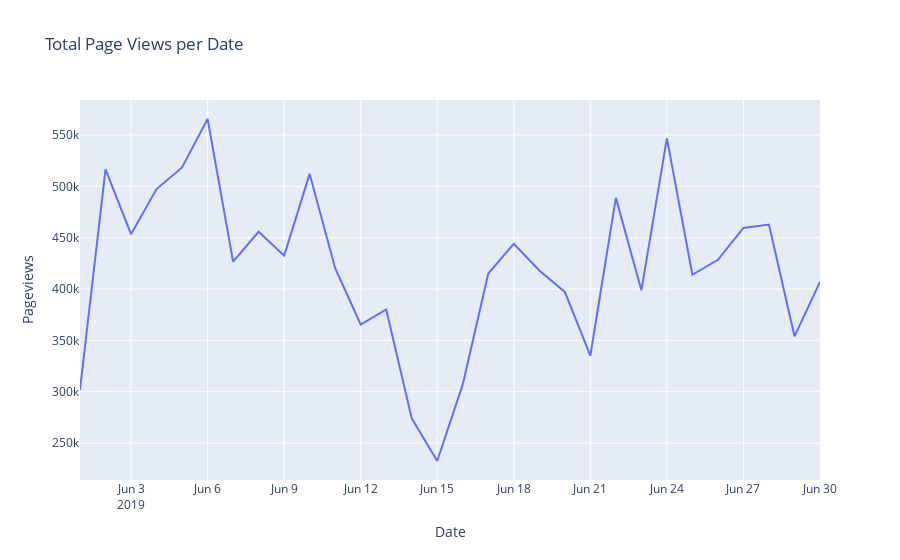
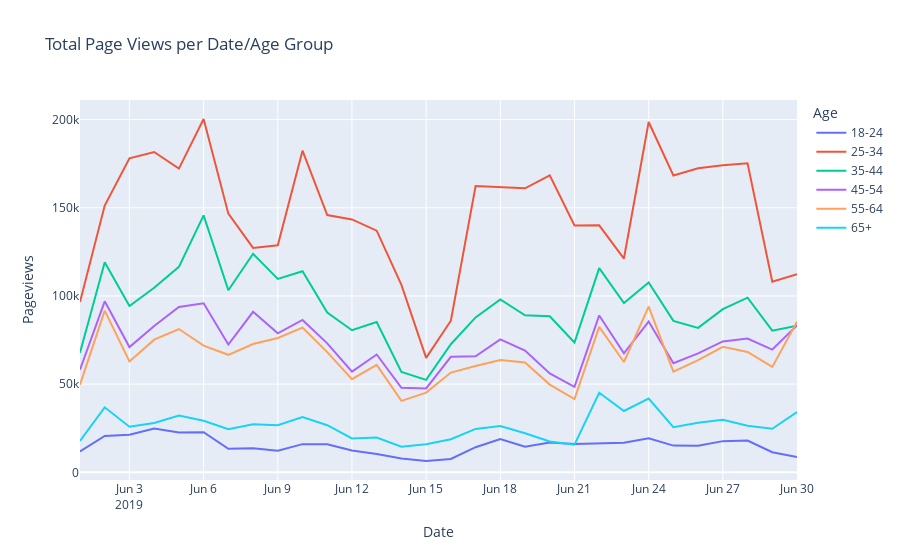
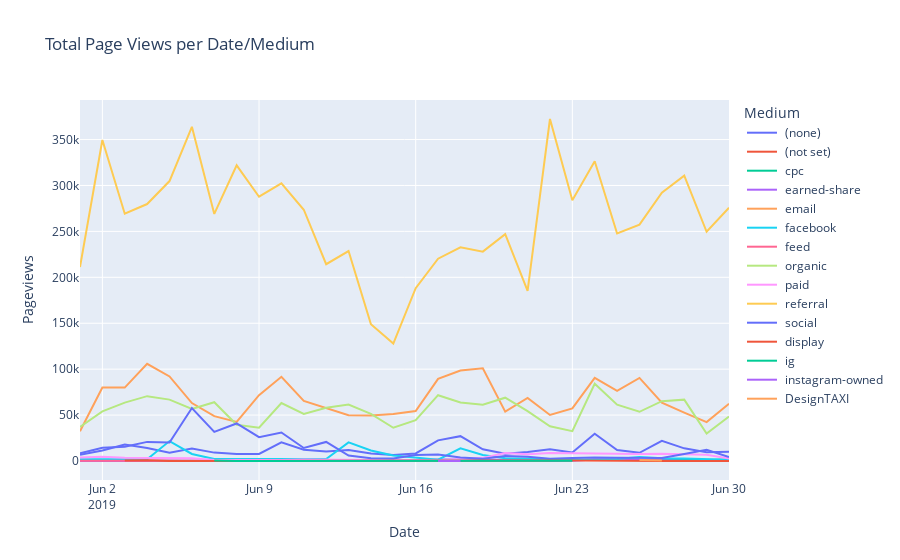
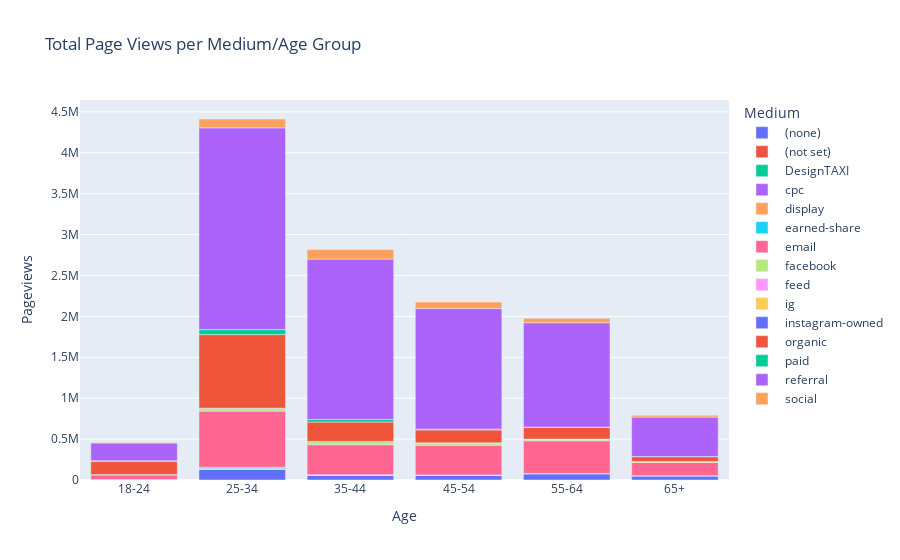

Here is the notebook cell these charts were saved with, in order:
### Code cell
date = www.groupby(['Date']).sum().reset_index()
fig1 = px.line(date, x="Date", y="Pageviews", title='Total Page Views per Date')
fig1.show()

date_age = www.groupby(['Date', 'Age']).sum().reset_index()
fig2 = px.line(date_age, x="Date", y="Pageviews", color= 'Age', title='Total Page Views per Date/Age Group')
fig2.show()

date_medium = www.groupby(['Date', 'Medium']).sum().reset_index()
fig3 = px.line(date_medium, x="Date", y="Pageviews", color= 'Medium', title='Total Page Views per Date/Medium')
fig3.show()

medium_age = www.groupby(['Medium', 'Age']).sum().reset_index()
fig4 = px.bar(medium_age, x="Age", y="Pageviews", color= 'Medium', title='Total Page Views per Medium/Age Group')
fig4.show()

source_age = www.groupby(['Source', 'Age']).sum().reset_index()
fig5 = px.bar(source_age, x="Age", y ="Pageviews", color = "Source", title = 'Total Page views per Source/Age Group')
fig5.show()

### Figure 1 — Plotly figure (JSON) as saved in the notebook; plotly's stock layout.template omitted (floating-point values rounded to 4 significant figures)
{"data": [{"hoverlabel": {"namelength": 0}, "hovertemplate": "Date=%{x}<br>Pageviews=%{y}", "legendgroup": "", "line": {"color": "#636efa", "dash": "solid"}, "mode": "lines", "name": "", "showlegend": false, "type": "scatter", "x": ["2019-06-01", "2019-06-02", "2019-06-03", "2019-06-04", "2019-06-05", "2019-06-06", "2019-06-07", "2019-06-08", "2019-06-09", "2019-06-10", "2019-06-11", "2019-06-12", "2019-06-13", "2019-06-14", "2019-06-15", "2019-06-16", "2019-06-17", "2019-06-18", "2019-06-19", "2019-06-20", "2019-06-21", "2019-06-22", "2019-06-23", "2019-06-24", "2019-06-25", "2019-06-26", "2019-06-27", "2019-06-28", "2019-06-29", "2019-06-30"], "xaxis": "x", "y": [301874, 516469, 453413, 497345, 518437, 565622, 426707, 455743, 432472, 512147, 420331, 365421, 380083, 273983, 232442, 306998, 415102, 444074, 418076, 397134, 335194, 488772, 398742, 546740, 413877, 428435, 459514, 462787, 353897, 406942], "yaxis": "y"}], "layout": {"legend": {"tracegroupgap": 0}, "title": {"text": "Total Page Views per Date"}, "xaxis": {"anchor": "y", "domain": [0, 1], "title": {"text": "Date"}}, "yaxis": {"anchor": "x", "domain": [0, 1], "title": {"text": "Pageviews"}}}}

### Figure 2 — Plotly figure (JSON) as saved in the notebook; plotly's stock layout.template omitted (floating-point values rounded to 4 significant figures)
{"data": [{"hoverlabel": {"namelength": 0}, "hovertemplate": "Age=18-24<br>Date=%{x}<br>Pageviews=%{y}", "legendgroup": "18-24", "line": {"color": "#636efa", "dash": "solid"}, "mode": "lines", "name": "18-24", "showlegend": true, "type": "scatter", "x": ["2019-06-01", "2019-06-02", "2019-06-03", "2019-06-04", "2019-06-05", "2019-06-06", "2019-06-07", "2019-06-08", "2019-06-09", "2019-06-10", "2019-06-11", "2019-06-12", "2019-06-13", "2019-06-14", "2019-06-15", "2019-06-16", "2019-06-17", "2019-06-18", "2019-06-19", "2019-06-20", "2019-06-21", "2019-06-22", "2019-06-23", "2019-06-24", "2019-06-25", "2019-06-26", "2019-06-27", "2019-06-28", "2019-06-29", "2019-06-30"], "xaxis": "x", "y": [11787, 20660, 21355, 24803, 22622, 22696, 13347, 13580, 12293, 15984, 15874, 12329, 10430, 7790, 6418, 7563, 14233, 18850, 14493, 16954, 16007, 16431, 16718, 19254, 15136, 15025, 17681, 18001, 11415, 8650], "yaxis": "y"}, {"hoverlabel": {"namelength": 0}, "hovertemplate": "Age=25-34<br>Date=%{x}<br>Pageviews=%{y}", "legendgroup": "25-34", "line": {"color": "#EF553B", "dash": "solid"}, "mode": "lines", "name": "25-34", "showlegend": true, "type": "scatter", "x": ["2019-06-01", "2019-06-02", "2019-06-03", "2019-06-04", "2019-06-05", "2019-06-06", "2019-06-07", "2019-06-08", "2019-06-09", "2019-06-10", "2019-06-11", "2019-06-12", "2019-06-13", "2019-06-14", "2019-06-15", "2019-06-16", "2019-06-17", "2019-06-18", "2019-06-19", "2019-06-20", "2019-06-21", "2019-06-22", "2019-06-23", "2019-06-24", "2019-06-25", "2019-06-26", "2019-06-27", "2019-06-28", "2019-06-29", "2019-06-30"], "xaxis": "x", "y": [96620, 151279, 178069, 181623, 172200, 200332, 146674, 127244, 128730, 182343, 145875, 143381, 137004, 106299, 64913, 85956, 162328, 161884, 161026, 168392, 139919, 140036, 121205, 198639, 168316, 172407, 174125, 175255, 108082, 112320], "yaxis": "y"}, {"hoverlabel": {"namelength": 0}, "hovertemplate": "Age=35-44<br>Date=%{x}<br>Pageviews=%{y}", "legendgroup": "35-44", "line": {"color": "#00cc96", "dash": "solid"}, "mode": "lines", "name": "35-44", "showlegend": true, "type": "scatter", "x": ["2019-06-01", "2019-06-02", "2019-06-03", "2019-06-04", "2019-06-05", "2019-06-06", "2019-06-07", "2019-06-08", "2019-06-09", "2019-06-10", "2019-06-11", "2019-06-12", "2019-06-13", "2019-06-14", "2019-06-15", "2019-06-16", "2019-06-17", "2019-06-18", "2019-06-19", "2019-06-20", "2019-06-21", "2019-06-22", "2019-06-23", "2019-06-24", "2019-06-25", "2019-06-26", "2019-06-27", "2019-06-28", "2019-06-29", "2019-06-30"], "xaxis": "x", "y": [67769, 119050, 94277, 104686, 116500, 145667, 103207, 123933, 109699, 113982, 90610, 80586, 85212, 56959, 52429, 72621, 87826, 97983, 89021, 88514, 73603, 115780, 96016, 107595, 85887, 81890, 92497, 99041, 80290, 83115], "yaxis": "y"}, {"hoverlabel": {"namelength": 0}, "hovertemplate": "Age=45-54<br>Date=%{x}<br>Pageviews=%{y}", "legendgroup": "45-54", "line": {"color": "#ab63fa", "dash": "solid"}, "mode": "lines", "name": "45-54", "showlegend": true, "type": "scatter", "x": ["2019-06-01", "2019-06-02", "2019-06-03", "2019-06-04", "2019-06-05", "2019-06-06", "2019-06-07", "2019-06-08", "2019-06-09", "2019-06-10", "2019-06-11", "2019-06-12", "2019-06-13", "2019-06-14", "2019-06-15", "2019-06-16", "2019-06-17", "2019-06-18", "2019-06-19", "2019-06-20", "2019-06-21", "2019-06-22", "2019-06-23", "2019-06-24", "2019-06-25", "2019-06-26", "2019-06-27", "2019-06-28", "2019-06-29", "2019-06-30"], "xaxis": "x", "y": [58182, 96961, 71004, 83012, 93723, 95859, 72460, 91008, 78836, 86405, 73119, 57060, 66800, 47907, 47580, 65487, 65792, 75418, 69086, 56045, 48461, 88959, 67476, 85499, 61875, 67434, 74195, 75869, 69618, 83262], "yaxis": "y"}, {"hoverlabel": {"namelength": 0}, "hovertemplate": "Age=55-64<br>Date=%{x}<br>Pageviews=%{y}", "legendgroup": "55-64", "line": {"color": "#FFA15A", "dash": "solid"}, "mode": "lines", "name": "55-64", "showlegend": true, "type": "scatter", "x": ["2019-06-01", "2019-06-02", "2019-06-03", "2019-06-04", "2019-06-05", "2019-06-06", "2019-06-07", "2019-06-08", "2019-06-09", "2019-06-10", "2019-06-11", "2019-06-12", "2019-06-13", "2019-06-14", "2019-06-15", "2019-06-16", "2019-06-17", "2019-06-18", "2019-06-19", "2019-06-20", "2019-06-21", "2019-06-22", "2019-06-23", "2019-06-24", "2019-06-25", "2019-06-26", "2019-06-27", "2019-06-28", "2019-06-29", "2019-06-30"], "xaxis": "x", "y": [49724, 91661, 62888, 75201, 81238, 71838, 66631, 72766, 76157, 82074, 68140, 52827, 60937, 40481, 45194, 56574, 60313, 63735, 62297, 49751, 41530, 82468, 62558, 93947, 57047, 63615, 71161, 68255, 59770, 85370], "yaxis": "y"}, {"hoverlabel": {"namelength": 0}, "hovertemplate": "Age=65+<br>Date=%{x}<br>Pageviews=%{y}", "legendgroup": "65+", "line": {"color": "#19d3f3", "dash": "solid"}, "mode": "lines", "name": "65+", "showlegend": true, "type": "scatter", "x": ["2019-06-01", "2019-06-02", "2019-06-03", "2019-06-04", "2019-06-05", "2019-06-06", "2019-06-07", "2019-06-08", "2019-06-09", "2019-06-10", "2019-06-11", "2019-06-12", "2019-06-13", "2019-06-14", "2019-06-15", "2019-06-16", "2019-06-17", "2019-06-18", "2019-06-19", "2019-06-20", "2019-06-21", "2019-06-22", "2019-06-23", "2019-06-24", "2019-06-25", "2019-06-26", "2019-06-27", "2019-06-28", "2019-06-29", "2019-06-30"], "xaxis": "x", "y": [17792, 36858, 25820, 28020, 32154, 29230, 24388, 27212, 26757, 31359, 26713, 19238, 19700, 14547, 15908, 18797, 24610, 26204, 22153, 17478, 15674, 45098, 34769, 41806, 25616, 28064, 29855, 26366, 24722, 34225], "yaxis": "y"}], "layout": {"legend": {"title": {"text": "Age"}, "tracegroupgap": 0}, "title": {"text": "Total Page Views per Date/Age Group"}, "xaxis": {"anchor": "y", "domain": [0, 1], "title": {"text": "Date"}}, "yaxis": {"anchor": "x", "domain": [0, 1], "title": {"text": "Pageviews"}}}}

### Figure 3 — Plotly figure (JSON) as saved in the notebook; plotly's stock layout.template omitted (floating-point values rounded to 4 significant figures)
{"data": [{"hoverlabel": {"namelength": 0}, "hovertemplate": "Medium= (none)<br>Date=%{x}<br>Pageviews=%{y}", "legendgroup": " (none)", "line": {"color": "#636efa", "dash": "solid"}, "mode": "lines", "name": " (none)", "showlegend": true, "type": "scatter", "x": ["2019-06-01", "2019-06-02", "2019-06-03", "2019-06-04", "2019-06-05", "2019-06-06", "2019-06-07", "2019-06-08", "2019-06-09", "2019-06-10", "2019-06-11", "2019-06-12", "2019-06-13", "2019-06-14", "2019-06-15", "2019-06-16", "2019-06-17", "2019-06-18", "2019-06-19", "2019-06-20", "2019-06-21", "2019-06-22", "2019-06-23", "2019-06-24", "2019-06-25", "2019-06-26", "2019-06-27", "2019-06-28", "2019-06-29", "2019-06-30"], "xaxis": "x", "y": [6840, 11396, 17906, 14223, 9082, 13512, 9134, 7614, 7661, 20300, 12213, 10444, 11944, 8274, 6667, 8206, 22486, 27072, 12812, 7922, 9939, 12815, 9295, 29763, 11965, 8943, 22060, 13792, 9662, 10132], "yaxis": "y"}, {"hoverlabel": {"namelength": 0}, "hovertemplate": "Medium= (not set)<br>Date=%{x}<br>Pageviews=%{y}", "legendgroup": " (not set)", "line": {"color": "#EF553B", "dash": "solid"}, "mode": "lines", "name": " (not set)", "showlegend": true, "type": "scatter", "x": ["2019-06-01", "2019-06-02", "2019-06-08"], "xaxis": "x", "y": [62, 261, 26], "yaxis": "y"}, {"hoverlabel": {"namelength": 0}, "hovertemplate": "Medium= cpc<br>Date=%{x}<br>Pageviews=%{y}", "legendgroup": " cpc", "line": {"color": "#00cc96", "dash": "solid"}, "mode": "lines", "name": " cpc", "showlegend": true, "type": "scatter", "x": ["2019-06-01", "2019-06-02", "2019-06-04", "2019-06-05", "2019-06-06", "2019-06-07", "2019-06-08", "2019-06-09", "2019-06-10", "2019-06-11", "2019-06-12", "2019-06-13", "2019-06-14", "2019-06-15", "2019-06-16", "2019-06-17", "2019-06-18", "2019-06-19", "2019-06-20", "2019-06-21", "2019-06-22", "2019-06-23", "2019-06-24", "2019-06-25", "2019-06-26", "2019-06-27", "2019-06-28", "2019-06-29", "2019-06-30"], "xaxis": "x", "y": [16, 96, 26, 85, 38, 80, 67, 68, 132, 99, 193, 74, 141, 218, 89, 339, 739, 958, 544, 905, 1335, 1175, 1152, 1188, 692, 869, 1097, 993, 1755], "yaxis": "y"}, {"hoverlabel": {"namelength": 0}, "hovertemplate": "Medium= earned-share<br>Date=%{x}<br>Pageviews=%{y}", "legendgroup": " earned-share", "line": {"color": "#ab63fa", "dash": "solid"}, "mode": "lines", "name": " earned-share", "showlegend": true, "type": "scatter", "x": ["2019-06-01", "2019-06-03", "2019-06-04", "2019-06-05", "2019-06-06", "2019-06-07", "2019-06-10", "2019-06-11", "2019-06-12", "2019-06-13", "2019-06-14", "2019-06-15", "2019-06-16", "2019-06-17", "2019-06-18", "2019-06-19", "2019-06-20", "2019-06-21", "2019-06-22", "2019-06-23", "2019-06-24", "2019-06-25", "2019-06-26", "2019-06-27", "2019-06-28", "2019-06-29", "2019-06-30"], "xaxis": "x", "y": [17, 576, 102, 252, 60, 38, 466, 70, 44, 97, 37, 727, 801, 1764, 1628, 1612, 1421, 1048, 32, 295, 1760, 1652, 844, 765, 353, 18, 12], "yaxis": "y"}, {"hoverlabel": {"namelength": 0}, "hovertemplate": "Medium= email<br>Date=%{x}<br>Pageviews=%{y}", "legendgroup": " email", "line": {"color": "#FFA15A", "dash": "solid"}, "mode": "lines", "name": " email", "showlegend": true, "type": "scatter", "x": ["2019-06-01", "2019-06-02", "2019-06-03", "2019-06-04", "2019-06-05", "2019-06-06", "2019-06-07", "2019-06-08", "2019-06-09", "2019-06-10", "2019-06-11", "2019-06-12", "2019-06-13", "2019-06-14", "2019-06-15", "2019-06-16", "2019-06-17", "2019-06-18", "2019-06-19", "2019-06-20", "2019-06-21", "2019-06-22", "2019-06-23", "2019-06-24", "2019-06-25", "2019-06-26", "2019-06-27", "2019-06-28", "2019-06-29", "2019-06-30"], "xaxis": "x", "y": [32325, 80013, 79908, 105861, 92090, 63133, 48819, 42615, 71699, 91687, 65508, 57891, 49844, 49461, 51251, 54454, 89477, 98610, 100985, 53746, 68643, 50077, 57229, 90470, 76398, 90463, 63476, 52701, 42381, 62319], "yaxis": "y"}, {"hoverlabel": {"namelength": 0}, "hovertemplate": "Medium= facebook<br>Date=%{x}<br>Pageviews=%{y}", "legendgroup": " facebook", "line": {"color": "#19d3f3", "dash": "solid"}, "mode": "lines", "name": " facebook", "showlegend": true, "type": "scatter", "x": ["2019-06-01", "2019-06-02", "2019-06-03", "2019-06-04", "2019-06-05", "2019-06-06", "2019-06-07", "2019-06-08", "2019-06-09", "2019-06-10", "2019-06-11", "2019-06-12", "2019-06-13", "2019-06-14", "2019-06-15", "2019-06-16", "2019-06-17", "2019-06-18", "2019-06-19", "2019-06-20", "2019-06-21", "2019-06-22", "2019-06-23", "2019-06-24", "2019-06-25", "2019-06-26", "2019-06-27", "2019-06-28", "2019-06-29", "2019-06-30"], "xaxis": "x", "y": [1808, 2124, 1882, 1831, 21688, 7652, 2144, 2187, 2198, 2132, 1613, 2227, 20345, 11502, 6034, 3612, 1363, 13784, 6563, 3123, 2808, 1945, 1601, 979, 2109, 4466, 3077, 2854, 2437, 1471], "yaxis": "y"}, {"hoverlabel": {"namelength": 0}, "hovertemplate": "Medium= feed<br>Date=%{x}<br>Pageviews=%{y}", "legendgroup": " feed", "line": {"color": "#FF6692", "dash": "solid"}, "mode": "lines", "name": " feed", "showlegend": true, "type": "scatter", "x": ["2019-06-01", "2019-06-03", "2019-06-22"], "xaxis": "x", "y": [392, 461, 393], "yaxis": "y"}, {"hoverlabel": {"namelength": 0}, "hovertemplate": "Medium= organic<br>Date=%{x}<br>Pageviews=%{y}", "legendgroup": " organic", "line": {"color": "#B6E880", "dash": "solid"}, "mode": "lines", "name": " organic", "showlegend": true, "type": "scatter", "x": ["2019-06-01", "2019-06-02", "2019-06-03", "2019-06-04", "2019-06-05", "2019-06-06", "2019-06-07", "2019-06-08", "2019-06-09", "2019-06-10", "2019-06-11", "2019-06-12", "2019-06-13", "2019-06-14", "2019-06-15", "2019-06-16", "2019-06-17", "2019-06-18", "2019-06-19", "2019-06-20", "2019-06-21", "2019-06-22", "2019-06-23", "2019-06-24", "2019-06-25", "2019-06-26", "2019-06-27", "2019-06-28", "2019-06-29", "2019-06-30"], "xaxis": "x", "y": [37157, 54081, 63599, 70615, 66867, 56715, 64013, 39430, 36166, 63065, 51343, 57900, 61562, 51314, 36209, 44378, 71682, 63760, 61350, 68935, 54237, 37833, 32550, 84175, 61337, 53582, 65195, 66809, 29931, 48411], "yaxis": "y"}, {"hoverlabel": {"namelength": 0}, "hovertemplate": "Medium= paid<br>Date=%{x}<br>Pageviews=%{y}", "legendgroup": " paid", "line": {"color": "#FF97FF", "dash": "solid"}, "mode": "lines", "name": " paid", "showlegend": true, "type": "scatter", "x": ["2019-06-01", "2019-06-02", "2019-06-03", "2019-06-04", "2019-06-05", "2019-06-06", "2019-06-07", "2019-06-08", "2019-06-09", "2019-06-10", "2019-06-11", "2019-06-12", "2019-06-13", "2019-06-14", "2019-06-15", "2019-06-16", "2019-06-17", "2019-06-18", "2019-06-19", "2019-06-20", "2019-06-21", "2019-06-22", "2019-06-23", "2019-06-24", "2019-06-25", "2019-06-26", "2019-06-27", "2019-06-28", "2019-06-29", "2019-06-30"], "xaxis": "x", "y": [3749, 4517, 3570, 3296, 3460, 2982, 1148, 875, 950, 1030, 1652, 1622, 1605, 1365, 735, 702, 641, 1738, 3433, 8822, 7419, 8812, 8515, 7841, 7868, 7679, 7881, 6892, 6692, 2777], "yaxis": "y"}, {"hoverlabel": {"namelength": 0}, "hovertemplate": "Medium= referral<br>Date=%{x}<br>Pageviews=%{y}", "legendgroup": " referral", "line": {"color": "#FECB52", "dash": "solid"}, "mode": "lines", "name": " referral", "showlegend": true, "type": "scatter", "x": ["2019-06-01", "2019-06-02", "2019-06-03", "2019-06-04", "2019-06-05", "2019-06-06", "2019-06-07", "2019-06-08", "2019-06-09", "2019-06-10", "2019-06-11", "2019-06-12", "2019-06-13", "2019-06-14", "2019-06-15", "2019-06-16", "2019-06-17", "2019-06-18", "2019-06-19", "2019-06-20", "2019-06-21", "2019-06-22", "2019-06-23", "2019-06-24", "2019-06-25", "2019-06-26", "2019-06-27", "2019-06-28", "2019-06-29", "2019-06-30"], "xaxis": "x", "y": [211106, 349526, 269251, 279789, 304797, 363833, 269057, 321945, 287763, 302273, 273587, 214313, 228645, 148973, 127924, 188203, 220281, 232726, 227966, 247035, 185340, 372384, 283949, 326332, 247756, 257400, 292267, 310697, 249619, 275756], "yaxis": "y"}, {"hoverlabel": {"namelength": 0}, "hovertemplate": "Medium= social<br>Date=%{x}<br>Pageviews=%{y}", "legendgroup": " social", "line": {"color": "#636efa", "dash": "solid"}, "mode": "lines", "name": " social", "showlegend": true, "type": "scatter", "x": ["2019-06-01", "2019-06-02", "2019-06-03", "2019-06-04", "2019-06-05", "2019-06-06", "2019-06-07", "2019-06-08", "2019-06-09", "2019-06-10", "2019-06-11", "2019-06-12", "2019-06-13", "2019-06-14", "2019-06-15", "2019-06-16", "2019-06-17", "2019-06-18", "2019-06-19", "2019-06-20", "2019-06-21", "2019-06-22", "2019-06-23", "2019-06-24", "2019-06-25", "2019-06-26", "2019-06-27", "2019-06-28", "2019-06-29", "2019-06-30"], "xaxis": "x", "y": [8402, 14455, 15570, 20824, 20094, 57684, 31680, 40867, 25967, 31047, 14212, 20787, 5940, 2916, 2677, 6553, 6987, 3885, 2397, 5566, 4616, 2569, 3284, 3861, 3588, 3198, 3297, 7592, 12164, 4293], "yaxis": "y"}, {"hoverlabel": {"namelength": 0}, "hovertemplate": "Medium= display<br>Date=%{x}<br>Pageviews=%{y}", "legendgroup": " display", "line": {"color": "#EF553B", "dash": "solid"}, "mode": "lines", "name": " display", "showlegend": true, "type": "scatter", "x": ["2019-06-03", "2019-06-04", "2019-06-05", "2019-06-06", "2019-06-10", "2019-06-11", "2019-06-13", "2019-06-18", "2019-06-20", "2019-06-21", "2019-06-22", "2019-06-23", "2019-06-24", "2019-06-25", "2019-06-27", "2019-06-30"], "xaxis": "x", "y": [690, 778, 22, 13, 15, 34, 27, 95, 20, 239, 577, 661, 407, 16, 13, 16], "yaxis": "y"}, {"hoverlabel": {"namelength": 0}, "hovertemplate": "Medium= ig<br>Date=%{x}<br>Pageviews=%{y}", "legendgroup": " ig", "line": {"color": "#00cc96", "dash": "solid"}, "mode": "lines", "name": " ig", "showlegend": true, "type": "scatter", "x": ["2019-06-07", "2019-06-08", "2019-06-23"], "xaxis": "x", "y": [594, 117, 188], "yaxis": "y"}, {"hoverlabel": {"namelength": 0}, "hovertemplate": "Medium= instagram-owned<br>Date=%{x}<br>Pageviews=%{y}", "legendgroup": " instagram-owned", "line": {"color": "#ab63fa", "dash": "solid"}, "mode": "lines", "name": " instagram-owned", "showlegend": true, "type": "scatter", "x": ["2019-06-17", "2019-06-18"], "xaxis": "x", "y": [82, 37], "yaxis": "y"}, {"hoverlabel": {"namelength": 0}, "hovertemplate": "Medium= DesignTAXI<br>Date=%{x}<br>Pageviews=%{y}", "legendgroup": " DesignTAXI", "line": {"color": "#FFA15A", "dash": "solid"}, "mode": "lines", "name": " DesignTAXI", "showlegend": true, "type": "scatter", "x": ["2019-06-26", "2019-06-27"], "xaxis": "x", "y": [1168, 614], "yaxis": "y"}], "layout": {"legend": {"title": {"text": "Medium"}, "tracegroupgap": 0}, "title": {"text": "Total Page Views per Date/Medium"}, "xaxis": {"anchor": "y", "domain": [0, 1], "title": {"text": "Date"}}, "yaxis": {"anchor": "x", "domain": [0, 1], "title": {"text": "Pageviews"}}}}

### Figure 4 — Plotly figure (JSON) as saved in the notebook; plotly's stock layout.template omitted (floating-point values rounded to 4 significant figures)
{"data": [{"alignmentgroup": "True", "hoverlabel": {"namelength": 0}, "hovertemplate": "Medium= (none)<br>Age=%{x}<br>Pageviews=%{y}", "legendgroup": " (none)", "marker": {"color": "#636efa"}, "name": " (none)", "offsetgroup": " (none)", "orientation": "v", "showlegend": true, "textposition": "auto", "type": "bar", "x": ["18-24", "25-34", "35-44", "45-54", "55-64", "65+"], "xaxis": "x", "y": [4922, 133881, 58327, 57415, 77522, 52007], "yaxis": "y"}, {"alignmentgroup": "True", "hoverlabel": {"namelength": 0}, "hovertemplate": "Medium= (not set)<br>Age=%{x}<br>Pageviews=%{y}", "legendgroup": " (not set)", "marker": {"color": "#EF553B"}, "name": " (not set)", "offsetgroup": " (not set)", "orientation": "v", "showlegend": true, "textposition": "auto", "type": "bar", "x": ["25-34", "35-44", "45-54", "55-64", "65+"], "xaxis": "x", "y": [125, 72, 72, 62, 18], "yaxis": "y"}, {"alignmentgroup": "True", "hoverlabel": {"namelength": 0}, "hovertemplate": "Medium= DesignTAXI<br>Age=%{x}<br>Pageviews=%{y}", "legendgroup": " DesignTAXI", "marker": {"color": "#00cc96"}, "name": " DesignTAXI", "offsetgroup": " DesignTAXI", "orientation": "v", "showlegend": true, "textposition": "auto", "type": "bar", "x": ["25-34", "35-44", "45-54", "55-64", "65+"], "xaxis": "x", "y": [228, 140, 398, 495, 521], "yaxis": "y"}, {"alignmentgroup": "True", "hoverlabel": {"namelength": 0}, "hovertemplate": "Medium= cpc<br>Age=%{x}<br>Pageviews=%{y}", "legendgroup": " cpc", "marker": {"color": "#ab63fa"}, "name": " cpc", "offsetgroup": " cpc", "orientation": "v", "showlegend": true, "textposition": "auto", "type": "bar", "x": ["18-24", "25-34", "35-44", "45-54", "55-64", "65+"], "xaxis": "x", "y": [1027, 5147, 4585, 2948, 1247, 209], "yaxis": "y"}, {"alignmentgroup": "True", "hoverlabel": {"namelength": 0}, "hovertemplate": "Medium= display<br>Age=%{x}<br>Pageviews=%{y}", "legendgroup": " display", "marker": {"color": "#FFA15A"}, "name": " display", "offsetgroup": " display", "orientation": "v", "showlegend": true, "textposition": "auto", "type": "bar", "x": ["18-24", "25-34", "35-44", "45-54", "55-64"], "xaxis": "x", "y": [643, 2053, 734, 148, 45], "yaxis": "y"}, {"alignmentgroup": "True", "hoverlabel": {"namelength": 0}, "hovertemplate": "Medium= earned-share<br>Age=%{x}<br>Pageviews=%{y}", "legendgroup": " earned-share", "marker": {"color": "#19d3f3"}, "name": " earned-share", "offsetgroup": " earned-share", "orientation": "v", "showlegend": true, "textposition": "auto", "type": "bar", "x": ["25-34", "35-44", "45-54", "55-64"], "xaxis": "x", "y": [15282, 583, 305, 321], "yaxis": "y"}, {"alignmentgroup": "True", "hoverlabel": {"namelength": 0}, "hovertemplate": "Medium= email<br>Age=%{x}<br>Pageviews=%{y}", "legendgroup": " email", "marker": {"color": "#FF6692"}, "name": " email", "offsetgroup": " email", "orientation": "v", "showlegend": true, "textposition": "auto", "type": "bar", "x": ["18-24", "25-34", "35-44", "45-54", "55-64", "65+"], "xaxis": "x", "y": [54882, 685262, 367649, 363923, 399536, 162282], "yaxis": "y"}, {"alignmentgroup": "True", "hoverlabel": {"namelength": 0}, "hovertemplate": "Medium= facebook<br>Age=%{x}<br>Pageviews=%{y}", "legendgroup": " facebook", "marker": {"color": "#B6E880"}, "name": " facebook", "offsetgroup": " facebook", "orientation": "v", "showlegend": true, "textposition": "auto", "type": "bar", "x": ["18-24", "25-34", "35-44", "45-54", "55-64", "65+"], "xaxis": "x", "y": [4818, 35413, 39211, 28551, 20427, 11139], "yaxis": "y"}, {"alignmentgroup": "True", "hoverlabel": {"namelength": 0}, "hovertemplate": "Medium= feed<br>Age=%{x}<br>Pageviews=%{y}", "legendgroup": " feed", "marker": {"color": "#FF97FF"}, "name": " feed", "offsetgroup": " feed", "orientation": "v", "showlegend": true, "textposition": "auto", "type": "bar", "x": ["35-44", "45-54", "55-64", "65+"], "xaxis": "x", "y": [262, 529, 315, 140], "yaxis": "y"}, {"alignmentgroup": "True", "hoverlabel": {"namelength": 0}, "hovertemplate": "Medium= ig<br>Age=%{x}<br>Pageviews=%{y}", "legendgroup": " ig", "marker": {"color": "#FECB52"}, "name": " ig", "offsetgroup": " ig", "orientation": "v", "showlegend": true, "textposition": "auto", "type": "bar", "x": ["25-34", "35-44"], "xaxis": "x", "y": [861, 38], "yaxis": "y"}, {"alignmentgroup": "True", "hoverlabel": {"namelength": 0}, "hovertemplate": "Medium= instagram-owned<br>Age=%{x}<br>Pageviews=%{y}", "legendgroup": " instagram-owned", "marker": {"color": "#636efa"}, "name": " instagram-owned", "offsetgroup": " instagram-owned", "orientation": "v", "showlegend": true, "textposition": "auto", "type": "bar", "x": ["25-34", "35-44", "55-64"], "xaxis": "x", "y": [71, 34, 14], "yaxis": "y"}, {"alignmentgroup": "True", "hoverlabel": {"namelength": 0}, "hovertemplate": "Medium= organic<br>Age=%{x}<br>Pageviews=%{y}", "legendgroup": " organic", "marker": {"color": "#EF553B"}, "name": " organic", "offsetgroup": " organic", "orientation": "v", "showlegend": true, "textposition": "auto", "type": "bar", "x": ["18-24", "25-34", "35-44", "45-54", "55-64", "65+"], "xaxis": "x", "y": [159084, 899345, 236854, 157494, 142733, 58691], "yaxis": "y"}, {"alignmentgroup": "True", "hoverlabel": {"namelength": 0}, "hovertemplate": "Medium= paid<br>Age=%{x}<br>Pageviews=%{y}", "legendgroup": " paid", "marker": {"color": "#00cc96"}, "name": " paid", "offsetgroup": " paid", "orientation": "v", "showlegend": true, "textposition": "auto", "type": "bar", "x": ["18-24", "25-34", "35-44", "45-54", "55-64", "65+"], "xaxis": "x", "y": [11244, 60461, 31116, 10471, 4521, 2455], "yaxis": "y"}, {"alignmentgroup": "True", "hoverlabel": {"namelength": 0}, "hovertemplate": "Medium= referral<br>Age=%{x}<br>Pageviews=%{y}", "legendgroup": " referral", "marker": {"color": "#ab63fa"}, "name": " referral", "offsetgroup": " referral", "orientation": "v", "showlegend": true, "textposition": "auto", "type": "bar", "x": ["18-24", "25-34", "35-44", "45-54", "55-64", "65+"], "xaxis": "x", "y": [215497, 2466030, 1960434, 1472783, 1274561, 481188], "yaxis": "y"}, {"alignmentgroup": "True", "hoverlabel": {"namelength": 0}, "hovertemplate": "Medium= social<br>Age=%{x}<br>Pageviews=%{y}", "legendgroup": " social", "marker": {"color": "#FFA15A"}, "name": " social", "offsetgroup": " social", "orientation": "v", "showlegend": true, "textposition": "auto", "type": "bar", "x": ["18-24", "25-34", "35-44", "45-54", "55-64", "65+"], "xaxis": "x", "y": [6262, 108317, 116206, 79355, 54349, 22483], "yaxis": "y"}], "layout": {"barmode": "relative", "legend": {"title": {"text": "Medium"}, "tracegroupgap": 0}, "title": {"text": "Total Page Views per Medium/Age Group"}, "xaxis": {"anchor": "y", "domain": [0, 1], "title": {"text": "Age"}}, "yaxis": {"anchor": "x", "domain": [0, 1], "title": {"text": "Pageviews"}}}}
